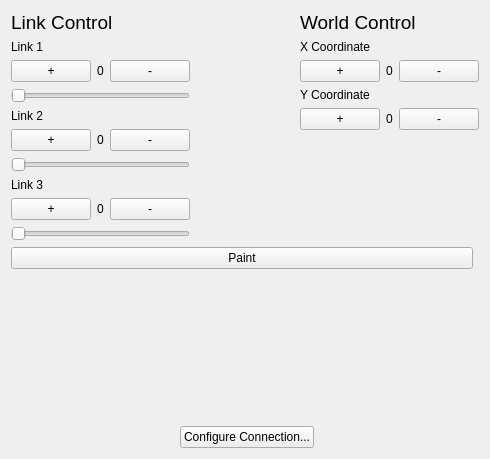
<?xml version="1.0" encoding="UTF-8"?>
<ui version="4.0">
 <class>MainWindow</class>
 <widget class="QMainWindow" name="MainWindow">
  <property name="geometry">
   <rect>
    <x>0</x>
    <y>0</y>
    <width>490</width>
    <height>459</height>
   </rect>
  </property>
  <property name="windowTitle">
   <string>Paint Bot</string>
  </property>
  <widget class="QWidget" name="centralWidget">
   <layout class="QGridLayout" name="gridLayout_2">
    <item row="3" column="0" colspan="3">
     <widget class="QPushButton" name="pushButton_4">
      <property name="sizePolicy">
       <sizepolicy hsizetype="Preferred" vsizetype="Preferred">
        <horstretch>0</horstretch>
        <verstretch>0</verstretch>
       </sizepolicy>
      </property>
      <property name="text">
       <string>Paint</string>
      </property>
      <property name="checkable">
       <bool>true</bool>
      </property>
      <property name="checked">
       <bool>false</bool>
      </property>
     </widget>
    </item>
    <item row="6" column="1">
     <widget class="QPushButton" name="pushButton">
      <property name="text">
       <string>Configure Connection...</string>
      </property>
     </widget>
    </item>
    <item row="5" column="1">
     <spacer name="verticalSpacer_4">
      <property name="orientation">
       <enum>Qt::Vertical</enum>
      </property>
      <property name="sizeHint" stdset="0">
       <size>
        <width>20</width>
        <height>40</height>
       </size>
      </property>
     </spacer>
    </item>
    <item row="0" column="0" rowspan="2" colspan="4">
     <layout class="QGridLayout" name="gridLayout">
      <item row="0" column="2">
       <layout class="QVBoxLayout" name="verticalLayout_2">
        <item>
         <widget class="QLabel" name="label_8">
          <property name="font">
           <font>
            <pointsize>14</pointsize>
           </font>
          </property>
          <property name="text">
           <string>World Control</string>
          </property>
         </widget>
        </item>
        <item>
         <widget class="QLabel" name="label_10">
          <property name="text">
           <string>X Coordinate</string>
          </property>
         </widget>
        </item>
        <item>
         <layout class="QHBoxLayout" name="horizontalLayout_7">
          <item>
           <widget class="QPushButton" name="pushButton_12">
            <property name="text">
             <string>+</string>
            </property>
           </widget>
          </item>
          <item>
           <widget class="QLabel" name="label_11">
            <property name="text">
             <string>0</string>
            </property>
            <property name="alignment">
             <set>Qt::AlignCenter</set>
            </property>
           </widget>
          </item>
          <item>
           <widget class="QPushButton" name="pushButton_13">
            <property name="text">
             <string>-</string>
            </property>
           </widget>
          </item>
         </layout>
        </item>
        <item>
         <widget class="QLabel" name="label_12">
          <property name="text">
           <string>Y Coordinate</string>
          </property>
         </widget>
        </item>
        <item>
         <layout class="QHBoxLayout" name="horizontalLayout_6">
          <item>
           <widget class="QPushButton" name="pushButton_10">
            <property name="text">
             <string>+</string>
            </property>
           </widget>
          </item>
          <item>
           <widget class="QLabel" name="label_9">
            <property name="text">
             <string>0</string>
            </property>
            <property name="alignment">
             <set>Qt::AlignCenter</set>
            </property>
           </widget>
          </item>
          <item>
           <widget class="QPushButton" name="pushButton_11">
            <property name="text">
             <string>-</string>
            </property>
           </widget>
          </item>
         </layout>
        </item>
        <item>
         <spacer name="verticalSpacer">
          <property name="orientation">
           <enum>Qt::Vertical</enum>
          </property>
          <property name="sizeHint" stdset="0">
           <size>
            <width>20</width>
            <height>40</height>
           </size>
          </property>
         </spacer>
        </item>
       </layout>
      </item>
      <item row="0" column="0">
       <layout class="QVBoxLayout" name="verticalLayout">
        <item>
         <widget class="QLabel" name="label_5">
          <property name="font">
           <font>
            <pointsize>14</pointsize>
           </font>
          </property>
          <property name="text">
           <string>Link Control</string>
          </property>
         </widget>
        </item>
        <item>
         <widget class="QLabel" name="label">
          <property name="text">
           <string>Link 1</string>
          </property>
         </widget>
        </item>
        <item>
         <layout class="QHBoxLayout" name="horizontalLayout_2">
          <item>
           <widget class="QPushButton" name="pushButton_2">
            <property name="text">
             <string>+</string>
            </property>
           </widget>
          </item>
          <item>
           <widget class="QLabel" name="label_4">
            <property name="text">
             <string>0</string>
            </property>
            <property name="alignment">
             <set>Qt::AlignCenter</set>
            </property>
           </widget>
          </item>
          <item>
           <widget class="QPushButton" name="pushButton_3">
            <property name="text">
             <string>-</string>
            </property>
           </widget>
          </item>
         </layout>
        </item>
        <item>
         <widget class="QSlider" name="horizontalSlider">
          <property name="maximum">
           <number>300</number>
          </property>
          <property name="orientation">
           <enum>Qt::Horizontal</enum>
          </property>
          <property name="invertedAppearance">
           <bool>false</bool>
          </property>
          <property name="invertedControls">
           <bool>false</bool>
          </property>
         </widget>
        </item>
        <item>
         <widget class="QLabel" name="label_2">
          <property name="text">
           <string>Link 2</string>
          </property>
         </widget>
        </item>
        <item>
         <layout class="QHBoxLayout" name="horizontalLayout_4">
          <item>
           <widget class="QPushButton" name="pushButton_6">
            <property name="text">
             <string>+</string>
            </property>
           </widget>
          </item>
          <item>
           <widget class="QLabel" name="label_6">
            <property name="text">
             <string>0</string>
            </property>
            <property name="alignment">
             <set>Qt::AlignCenter</set>
            </property>
           </widget>
          </item>
          <item>
           <widget class="QPushButton" name="pushButton_7">
            <property name="text">
             <string>-</string>
            </property>
           </widget>
          </item>
         </layout>
        </item>
        <item>
         <widget class="QSlider" name="horizontalSlider_2">
          <property name="maximum">
           <number>359</number>
          </property>
          <property name="orientation">
           <enum>Qt::Horizontal</enum>
          </property>
         </widget>
        </item>
        <item>
         <widget class="QLabel" name="label_3">
          <property name="text">
           <string>Link 3</string>
          </property>
         </widget>
        </item>
        <item>
         <layout class="QHBoxLayout" name="horizontalLayout_5">
          <item>
           <widget class="QPushButton" name="pushButton_8">
            <property name="text">
             <string>+</string>
            </property>
           </widget>
          </item>
          <item>
           <widget class="QLabel" name="label_7">
            <property name="text">
             <string>0</string>
            </property>
            <property name="alignment">
             <set>Qt::AlignCenter</set>
            </property>
           </widget>
          </item>
          <item>
           <widget class="QPushButton" name="pushButton_9">
            <property name="text">
             <string>-</string>
            </property>
           </widget>
          </item>
         </layout>
        </item>
        <item>
         <widget class="QSlider" name="horizontalSlider_3">
          <property name="maximum">
           <number>359</number>
          </property>
          <property name="orientation">
           <enum>Qt::Horizontal</enum>
          </property>
         </widget>
        </item>
       </layout>
      </item>
      <item row="0" column="1">
       <spacer name="horizontalSpacer_3">
        <property name="orientation">
         <enum>Qt::Horizontal</enum>
        </property>
        <property name="sizeHint" stdset="0">
         <size>
          <width>40</width>
          <height>20</height>
         </size>
        </property>
       </spacer>
      </item>
     </layout>
    </item>
    <item row="4" column="0">
     <spacer name="horizontalSpacer">
      <property name="orientation">
       <enum>Qt::Horizontal</enum>
      </property>
      <property name="sizeHint" stdset="0">
       <size>
        <width>222</width>
        <height>20</height>
       </size>
      </property>
     </spacer>
    </item>
    <item row="4" column="2">
     <spacer name="horizontalSpacer_2">
      <property name="orientation">
       <enum>Qt::Horizontal</enum>
      </property>
      <property name="sizeHint" stdset="0">
       <size>
        <width>212</width>
        <height>20</height>
       </size>
      </property>
     </spacer>
    </item>
   </layout>
  </widget>
 </widget>
 <layoutdefault spacing="6" margin="11"/>
 <resources/>
 <connections/>
</ui>
